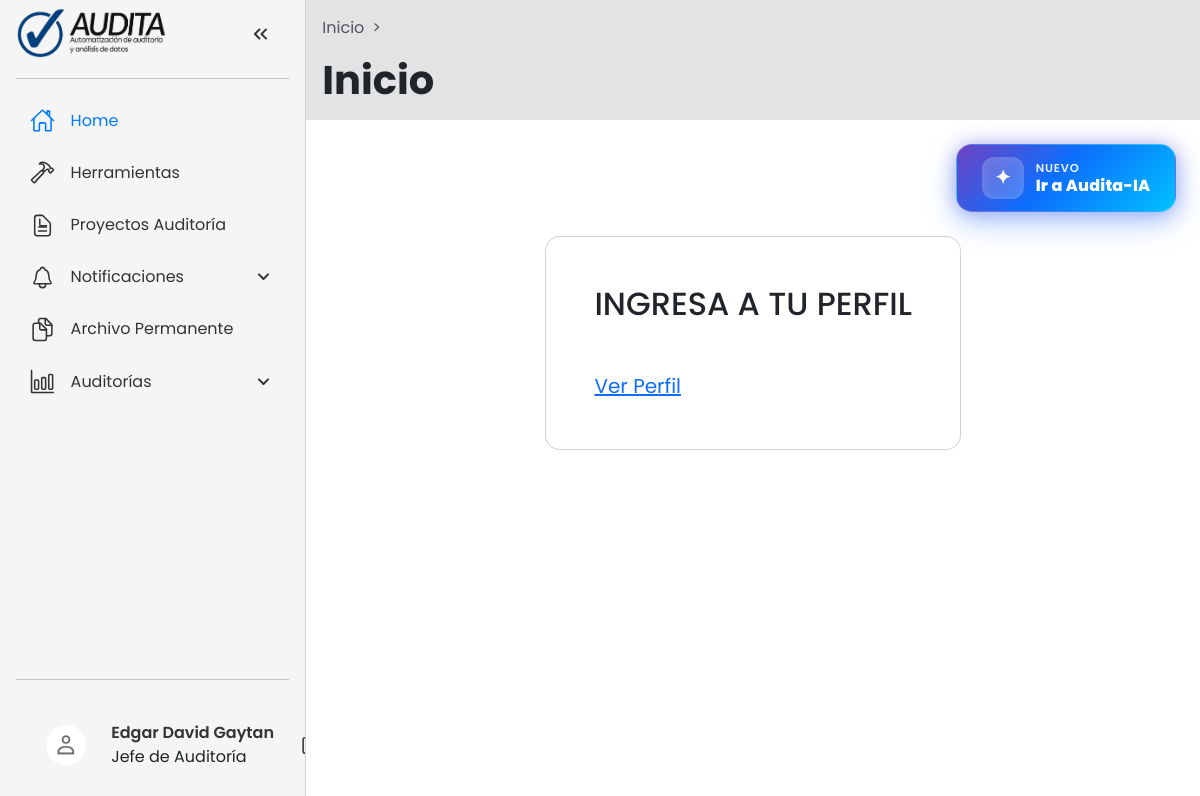
/ (signed in), run on the app's committed database.
### users/models.py (models this page shows, shortened)
class User(AbstractUser):
    MODALIDAD_CHOICES = [
        ('I', 'Modalidad Individual'),
        ('G', 'Modalidad Grupal'),
        ('S', 'Superadmin'),
    ]
    first_name = models.CharField(max_length=30)
    last_name = models.CharField(max_length=30)
    signature = models.UUIDField(default=uuid.uuid4, editable=False, unique=True)
    modalidad = models.CharField(
        max_length=1,
        choices=MODALIDAD_CHOICES,
        default='I',
        help_text="I: individual, G: grupal, S: superadmin"
    )
    plan = models.CharField(
        max_length=2,
        default='M',
        help_text="M: mensual, A: anual, D: demo, NT: no tiene"
    )
    auditor_slots = models.PositiveIntegerField(
        default=3,
        help_text="Cantidad máxima de auditores permitidos para este jefe de auditoría (modalidad grupal)."
    )
    socio = models.BooleanField(
        default=False,
        help_text="Indica si el Jefe de Auditoría tiene privilegios de socio para crear usuarios."
    )
    administrador = models.ForeignKey(
        'self',
        related_name='auditores',
        on_delete=models.SET_NULL,
        null=True,
        blank=True,
        help_text="Administrador al que está asociado este usuario (para modalidad grupal)"
    )
    role = models.ForeignKey(
        'Roles',
        related_name="role",
        on_delete=models.SET_NULL,
        null=True,
        blank=True,
    )
    revisor_fiscal = models.BooleanField(
        default=False,
        help_text="Indica si el usuario tiene acceso al módulo de Revisoría Fiscal."
    )
    is_deleted = models.BooleanField(default=False)
    deleted_at = models.DateTimeField(null=True, blank=True)

class Roles(models.Model):
    name = models.CharField(max_length=255)
    verbose_name = models.CharField(max_length=255)
    def __str__(self):
        return self.verbose_name

### users/views.py (the view)
# urls.py: path("", views.index_page, name="home"),
def index_page(req: HttpRequest):
    if req.user.is_authenticated:
        if getattr(req.user, 'role', None) and req.user.role and req.user.role.name == 'superadmin':
            return redirect('superadmin_dashboard')
        return render(req, "users/index-system.html")
    else:
        return render(req, "common/home.html")

### audits/utils.py (called while the page is built)
def get_assigned_audits(user_role: str, req: HttpRequest):
    if user_role == "audit_manager":
        return Audit.objects.filter(audit_manager=req.user)
    elif user_role in ["supervisor", "auditor"]:
        return Audit.objects.filter(assigned_users=req.user)

### common/context_processors.py (called while the page is built)
def get_is_active_route(route: str, req: HttpRequest):
    path = req.path
    reverse_url = reverse(route)
    striped_path = path.strip("/")
    striped_reverse_url = reverse_url.strip("/")
    if striped_reverse_url == striped_path:
        return True
    if reverse_url in path and reverse_url != "/":
        return True
    path_splited_list = path.split("/")
    if len(path_splited_list) < 1:
        return False
    for path_segment in path_splited_list:
        if reverse_url == path_segment:
            return True
    return False

def assigned_audits(req: HttpRequest):
    return {
        "assigned_audits": (
            get_assigned_audits(req.user.role.name, req)
            if req.user.is_authenticated
            else ""
        )
    }

def is_choose_new_audit_path(req: HttpRequest):
    choose_new_audit_paths = (
        "audit_time_summary_index",
        "audit_time_summary_table",
        "summary_worked_hours_table",
        "status_of_work_papers_table",
        "activities_page",
        "tools",
    )
    for p in choose_new_audit_paths:
        url = reverse(p)
        if req.path == url:
            return {"is_choose_new_audit_path": True}
    return {"is_choose_new_audit_path": False}

def months_processor(req: HttpRequest):
    months = Months.objects.all()
    return {"months": months}

def current_statuses_processor(req: HttpRequest):
    current_statuses = CurrentStatus.objects.all()
    return {"current_statuses": current_statuses}

### users/templates/users/index-system.html (shortened to what this page needs)
{% extends "common/system-base.html" %}
{% load static %}
{% block page_title %}
  Inicio
{% endblock page_title %}
{% block main_header_content %}
  {% include "users/partials/audita_ia_button.html" %}
{% endblock main_header_content %}
{% block main_content %}
  <div class="card" style="border-radius: 15px">
    <div class="card-body p-5">
      <h2 class="text-uppercase text-center mb-5">Ingresa a tu perfil</h2>
      <div class="row gap-3 justify-content-evenly">
        <a href="{% url 'user' %}" class="fs-5">Ver Perfil</a>
      </div>
    </div>
  </div>
{% endblock main_content %}

### common/templates/common/_aside.html (shortened to what this page needs)
{% load filters %}
{% load static %}
<nav id="sidebar">
  <ul>
    <li>
      <img
      src="{% static 'images/audita-logo-horizontal.png' %}"
      alt="Logo de la Empresa"
      class="h-8 w-auto" width="150" height="50"
    />
      <button id="toggle-btn" onclick="toggleSidebar()">
      </button>
    </li>
    <hr />
    {% if user.role.name != 'superadmin' %}
      {% for link in aside_navbar_links %}
        {% if not link.hide_to or user.role.name not in link.hide_to %}
          {% if link.type == "collapse" %}
            <li class="{% if link.active %}collapse-active{% endif %}">
              <button class="dropdown-btn" onclick="toggleSubMenu(this)">
                {{ link.icon|safe }}
                <span>{{ link.name }}</span>
                <svg xmlns="http://www.w3.org/2000/svg"
                     height="24px"
                     viewBox="0 -960 960 960"
                     width="24px"
                     fill="#e8eaed">
                  <path d="M480-361q-8 0-15-2.5t-13-8.5L268-556q-11-11-11-28t11-28q11-11 28-11t28 11l156 156 156-156q11-11 28-11t28 11q11 11 11 28t-11 28L508-372q-6 6-13 8.5t-15 2.5Z" />
                </svg>
              </button>
            </li>
          {% else %}
            <li class="{% if link.active %}active{% endif %}">
              <a href="{% url link.url %}">
                {{ link.icon|safe }}
                <span>{{ link.name }}</span>
              </a>
            </li>
          {% endif %}
        {% endif %}
      {% endfor %}
    {% endif %}
    <hr class="mt-auto" />
    <li class="user-section" onclick="toggleUserOptions()">
      {% load static %}
      <a href="{% url 'user' %}">
        <img src="{% static 'images/placeholder-user.jpg' %}"
             alt="User Image"
             height="40"
             width="40" />
      </a>
      <div class="user-info">
        <div class="user-name">{{ user.first_name }} {{ user.last_name }}</div>
        <div class="user-role">{{ user.role }}</div>
      </div>
      <a href="{% url 'logout' %}" class="logout-button">
      </a>
    </li>
  </ul>
</nav>

### static/users/styles.css (style rules this page uses)
* { font-family: Poppins, 'Segoe UI', Tahoma, Geneva, Verdana, sans-serif !important; }
:root { --base-clr: #f5f5f5; --line-clr: #d1d1d1; --hover-clr: #e0e0e0; --text-clr: #333; --accent-clr: #007bff; --secondary-text-clr: #555; }
#sidebar { box-sizing: border-box; height: 100vh; width: 25rem; padding: 5px 1em; background-color: var(--base-clr); border-right: 1px solid var(--line-clr); position: sticky; top: 0; align-self: start; transition: 300ms ease-in-out; overflow: hidden; z-index: 10; text-wrap: nowrap; }
#sidebar .user-section { padding: 1em; display: flex; align-items: center; gap: 0.75em; }
#sidebar .user-section img { width: 40px; height: 40px; border-radius: 50%; object-fit: cover; }
#sidebar .user-section .user-info { flex-grow: 1; }
#sidebar .user-section .user-name { font-weight: 600; font-size: 1rem; color: var(--text-clr); }
#sidebar ul { list-style: none; padding: 0 !important; margin: 0 !important; min-height: 100% !important; display: flex; flex-direction: column; }
#sidebar svg { width: 25px; }
#sidebar a, #sidebar .dropdown-btn { border-radius: .5em; padding: .85em; text-decoration: none; color: var(--text-clr); display: flex; align-items: center; gap: 1em; }
.dropdown-btn { width: 100%; text-align: left; background: none; border: none; font: inherit; cursor: pointer; }
#sidebar svg { flex-shrink: 0; fill: var(--text-clr); }
#sidebar a span, #sidebar .dropdown-btn span { flex-grow: 1; }
.dropdown-btn svg { transition: 200ms ease; }

### data on the page
User: first_name "Edgar David", last_name "Gaytan", role "Jefe de Auditoría"

### other printed values
{{ link.name }} "Home" "Herramientas" "Proyectos Auditoría" "Archivo Permanente"
{{ link.name }} "Notificaciones" "Auditorías"
{{ name }} "Inicio"
